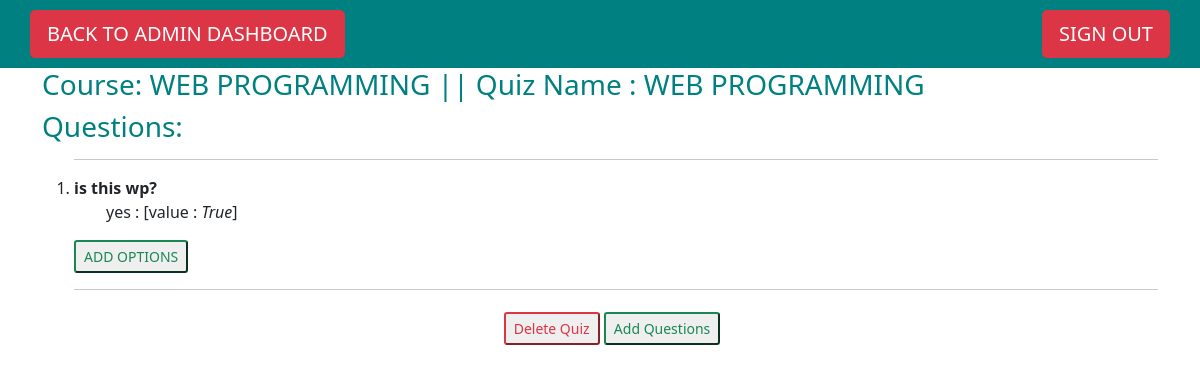
/main/quizdetail/2/, run on an earlier commit of the app's database.
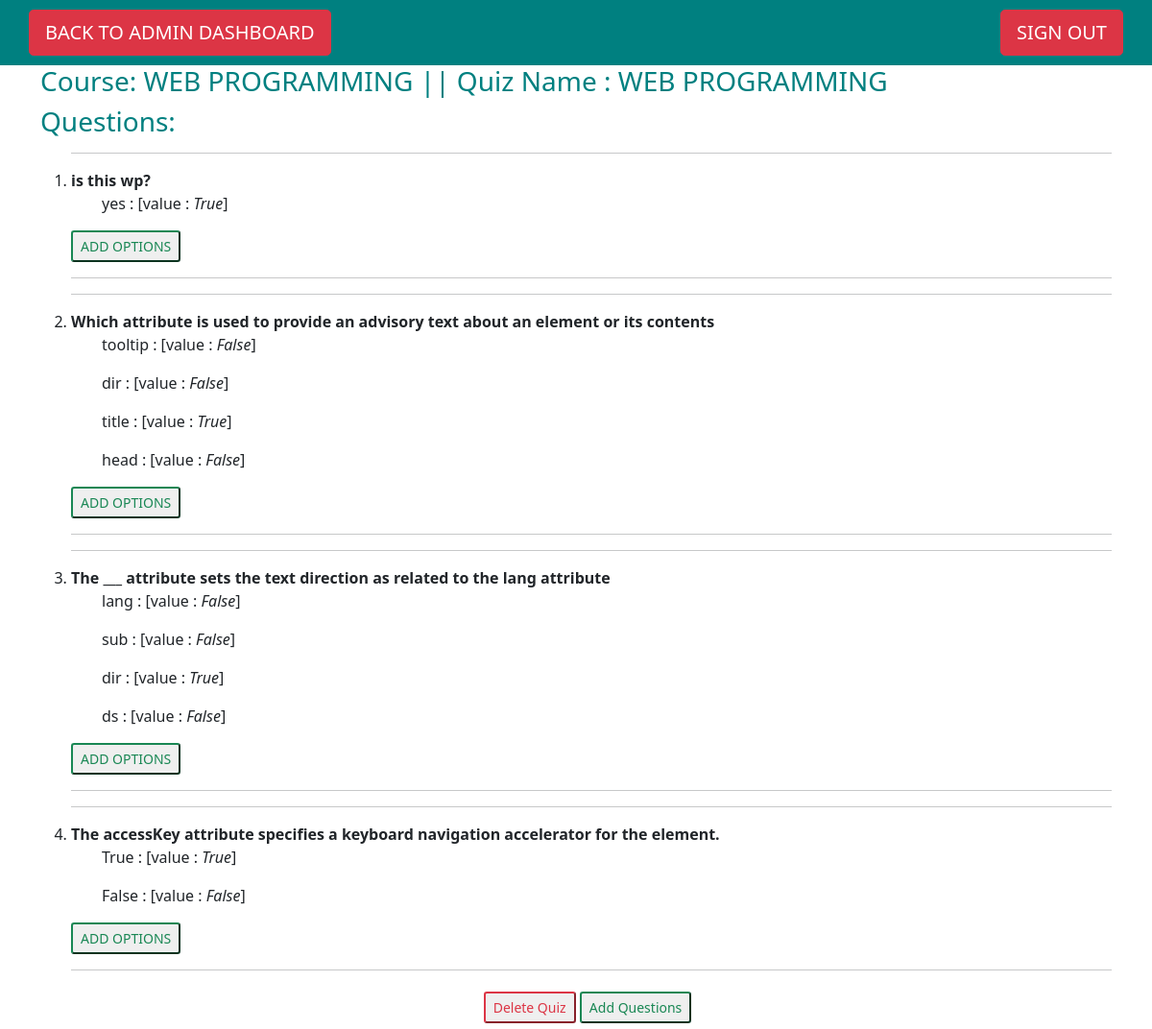
And on a later commit of the database.
### student/models.py (models this page shows, shortened)
class Quiz(models.Model):
    quiz_subject = models.CharField(max_length=200)
    quiz_name = models.CharField(max_length=200)
    quiz_end = models.DateField()
    quiz_time = models.CharField(max_length = 10)

class Question(models.Model):
    quiz=models.ForeignKey(Quiz, on_delete=models.CASCADE)
    question_text = models.CharField(max_length=400)

class Choice(models.Model):
    question=models.ForeignKey(Question, on_delete=models.CASCADE)
    choice_text=models.CharField(max_length=200)
    ans = models.BooleanField(default = False)

### student/views.py (the view)
# urls.py: path('quizdetail/<int:pk>/',views.QuizDetailView.as_view(),name='quizdetail'),
class QuizDetailView(DetailView):
    context_object_name='quiz_detail'
    model=Quiz
    template_name='student/quiz_detail.html'

### student/templates/student/quiz_detail.html (shortened to what this page needs)
{% extends "base.html"%}
{% block content%}
<nav class="navbar navbar-light navbar-right" style="background-color: teal; padding:10px 30px;">
    <a href="{% url 'admin-dash' %}"><button type="button" class="btn-lg btn-danger btn">BACK TO ADMIN DASHBOARD</button></a>
    <a href="{% url 'student-logout' %}"><button type="button" class="btn-lg btn-danger btn">SIGN OUT</button></a>
  </nav>
  <div class="container">
    <h3 style="color:teal;">Course: {{quiz_detail.quiz_subject}} || Quiz Name : {{quiz_detail.quiz_name}}</h3>
    <h3 style="color:teal;">Questions:</h3>
    <ol>
    {% for question in quiz_detail.question_set.all %}
        <hr>
        <li>
            <b>{{question.question_text}}</b></li>
    {% for ans in question.choice_set.all %}
    <ul type="none">
        <li>
            <p>{{ans.choice_text}} : [value : <i>{{ans.ans}}</i>]</p>
        </li>
    </ul>
    {% endfor %}
    <a type='muted' href="{% url 'choiceadd' pk=quiz_detail.pk p=question.id %}"><button type="button" class="btn-sm btn-outline-success">ADD OPTIONS</button></a>
   <hr>
    {% endfor %}
</ol>
</div>
<div class="buttons">
    <a  href="{% url 'quizdelete' pk=quiz_detail.pk %}"> <button class="btn-sm btn-outline-danger bt">Delete Quiz</button></a>
    <a  href="{% url 'questionadd' pk=quiz_detail.pk %}"> <button class="btn-sm btn-outline-success bt">Add Questions</button></a>
</div>
  </div>
{% endblock %}

### student/templates/base.html (shortened to what this page needs)
<!DOCTYPE html>
<html lang="en">
<head>
    <link rel="stylesheet" href="path/to/font-awesome/css/font-awesome.min.css">
    <link rel="stylesheet" href="https://cdnjs.cloudflare.com/ajax/libs/animate.css/4.1.1/animate.min.css"/>
<link href="https://cdn.jsdelivr.net/npm/bootstrap@5.0.0-beta3/dist/css/bootstrap.min.css" rel="stylesheet">
</head>
<body>
    <div class="jumbotron">
        {% block content %}
        {% endblock %}
</body>
</html>

### student/templates/student/quiz_detail.html (style rules this page uses)
.buttons { padding: 0.5%; margin-left:2%; text-align: center; }

What changed in the data, as far as the page shows it:
added Question: question_text "Which attribute is used to provide an advisory text about an element or its contents"
added Choice: choice_text "tooltip", ans "False"
added Choice: choice_text "dir", ans "False"
added Choice: choice_text "title", ans "True"
added Choice: choice_text "head", ans "False"
added Question: question_text "The ___ attribute sets the text direction as related to the lang attribute"
added Choice: choice_text "lang", ans "False", shown under "The ___ attribute sets the text direction as related to the lang attribute"
added Choice: choice_text "sub", ans "False", shown under "The ___ attribute sets the text direction as related to the lang attribute"
added Choice: choice_text "dir", ans "True", shown under "The ___ attribute sets the text direction as related to the lang attribute"
added Choice: choice_text "ds", ans "False", shown under "The ___ attribute sets the text direction as related to the lang attribute"
added Question: question_text "The accessKey attribute specifies a keyboard navigation accelerator for the element."
added Choice: choice_text "True", ans "True"
added Choice: choice_text "False", ans "False"
